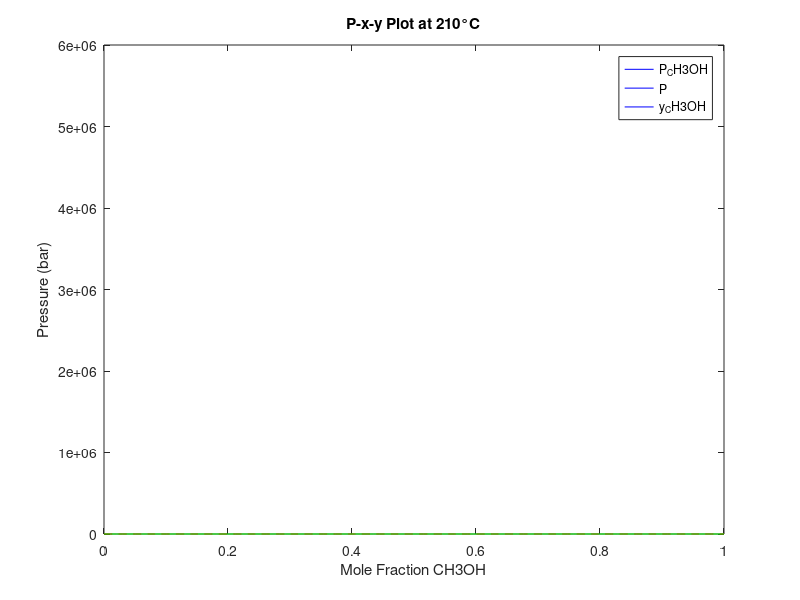

This figure's MATLAB source:
% Constants
A_CH3OH = 24.8679;
B_CH3OH = 4515.897;


% Given temperature
T = 210+273; % Temperature in K

% Pressure range
P_range = linspace(1, 78, 100); % Pressure from 1 to 78 bar

% Calculate vapor pressure of CH3OH
P_CH3OH = exp(A_CH3OH - (B_CH3OH/ T));

% Mole fraction range
x_CH3OH_range = linspace(0, 1, 100); % Mole fraction of CH3OH

% Initialize arrays for y_CH3OH
y_CH3OH = zeros(size(x_CH3OH_range));

% Loop to perform flash calculations
for i = 1:length(x_CH3OH_range)
    x_CH3OH = x_CH3OH_range(i);
    % Perform flash calculations here to find y_CH3OH
    % Fill in the code to calculate y_CH3OH for each x_CH3OH
end

% Create P-x-y plot
figure;
plot(x_CH3OH_range, P_CH3OH, 'b-', x_CH3OH_range, P_range, 'r--', x_CH3OH_range, y_CH3OH, 'g-');
xlabel('Mole Fraction CH3OH');
ylabel('Pressure (bar)');
legend('P_CH3OH', 'P', 'y_CH3OH');
title('P-x-y Plot at 210°C');
